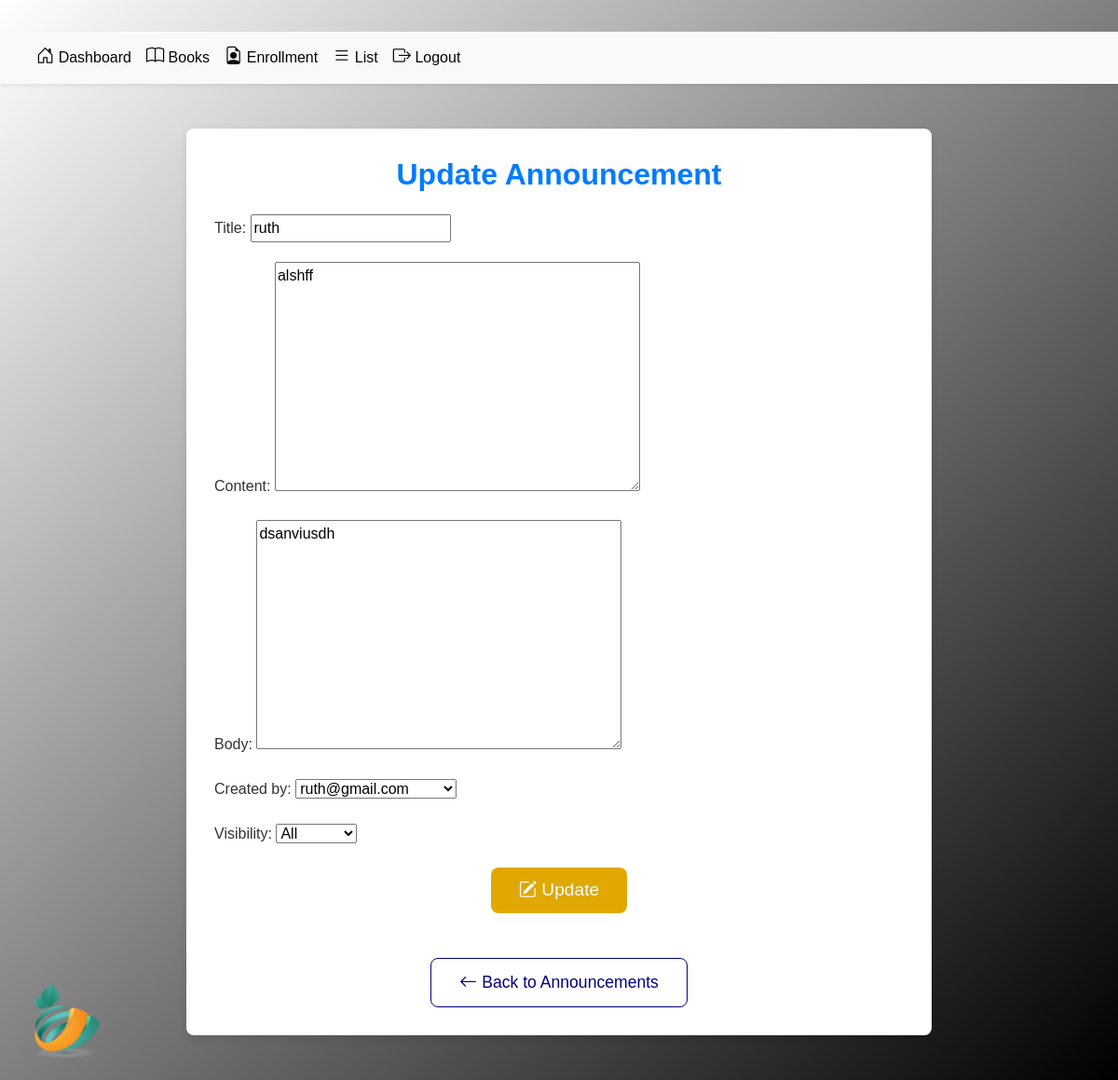
The page /announcement/9/edit/ on the database its author committed.
### app/models.py (models this page shows, shortened)
class Announcement(models.Model):
    title = models.CharField(max_length=100)
    content = models.TextField(max_length=200, blank=True, null=True)
    body = models.TextField(max_length=200)
    created_by = models.ForeignKey("auth.User", on_delete=models.CASCADE)
    visibility = models.IntegerField(choices=[(1, 'All'), (2, 'Students'), (3, 'Teachers'), (4, 'Parents')])

### app/views.py (the view, shortened to what this page needs)
# urls.py: path('announcement/<int:pk>/edit/',  AnnouncementUpdateView.as_view(), name='announcement_update'),
class AnnouncementUpdateView(UpdateView):
    model = Announcement
    fields = ['title', 'content', 'body', 'created_by', 'visibility']
    template_name = 'app/announcement_update.html'

### app/templates/app/announcement_update.html (shortened to what this page needs)
{% load static %}
{% block content %}
<head>
    <link href="https://cdn.jsdelivr.net/npm/bootstrap-icons/font/bootstrap-icons.css" rel="stylesheet">
    <link href="https://stackpath.bootstrapcdn.com/bootstrap/4.5.2/css/bootstrap.min.css" rel="stylesheet">
    <link href="{% static 'css/base.css' %}" rel="stylesheet">
</head>
<div class="text-center my-4">
    <img class="mylogo img-fluid" src="{% static 'images/logo.png' %}" alt="Logo">
</div>
{% include 'app/adminbar.html' %}
<div class="container my-5">
    <h2 class="text-center text-primary mb-4">Update Announcement</h2>
    <form method="POST" class="mb-5">
        {{ form.as_p }}
        <div class="text-center">
            <button type="submit" class="btn btn-warning btn-lg">
                <i class="bi bi-pencil-square"></i> Update
            </button>
        </div>
    </form>
    <div class="text-center">
        <a href="{% url 'announcement' %}" class="btn btn-outline-primary btn-lg">
            <i class="bi bi-arrow-left"></i> Back to Announcements
        </a>
    </div>
</div>
{% endblock content %}

### static/css/base.css (style rules this page uses)
.container { background-color: rgb(255, 255, 255); border-radius: 10px; box-shadow: 0 4px 10px rgba(255, 255, 255, 0.2); padding: 20px; margin-top: 20px; }
.mylogo { width: 100px; height: auto; position: fixed; bottom: 20px; left: 20px; z-index: 999; }
.btn-outline-primary { font-size: 1rem; font-weight: 500; }
.bi { font-size: 1.2rem; }
.btn-outline-primary { font-weight: 500; }
.btn { border-radius: 8px; }
.btn { border-radius: 8px; font-weight: 500; }
.btn-outline-primary { border-color: navy; color: navy; }

### app/templates/app/announcement_update.html (style rules this page uses)
.text-primary { font-weight: 600; color: #007bff; }
.btn-lg { font-size: 1.2rem; padding: 10px 30px; border-radius: 8px; }
.btn-warning { background-color: #e0a800; color: white; border: none; }
.btn-outline-primary { padding: 12px 30px; font-size: 1.1rem; border-radius: 8px; }
.container { background-color: #fff; padding: 30px; border-radius: 8px; box-shadow: 0px 4px 10px rgba(0, 0, 0, 0.1); max-width: 800px; margin: auto; }
.text-center { text-align: center; }
.mylogo { max-width: 200px; }

### rows shown on the page
Announcement: title "ruth", content "alshff", body "dsanviusdh", created_by "ruth@gmail.com", visibility "All"
